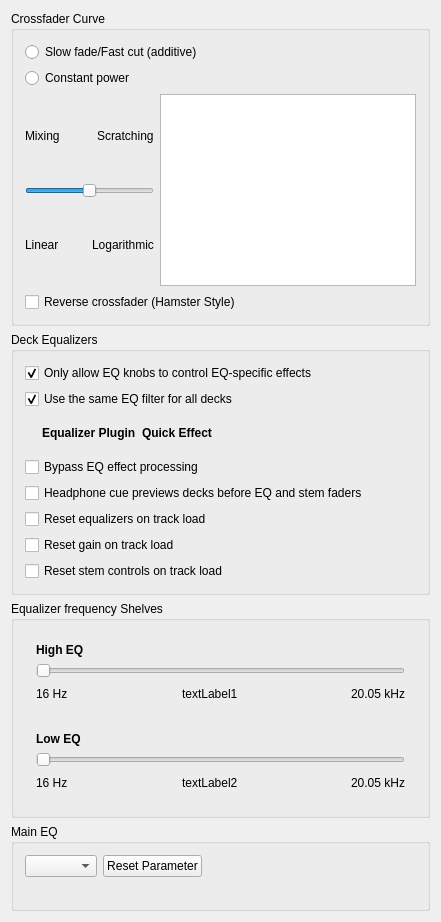
<?xml version="1.0" encoding="UTF-8"?>
<ui version="4.0">
 <class>DlgPrefMixerDlg</class>
 <widget class="QWidget" name="DlgPrefMixerDlg">
  <property name="geometry">
   <rect>
    <x>0</x>
    <y>0</y>
    <width>441</width>
    <height>908</height>
   </rect>
  </property>
  <property name="sizePolicy">
   <sizepolicy hsizetype="Expanding" vsizetype="Preferred">
    <horstretch>0</horstretch>
    <verstretch>0</verstretch>
   </sizepolicy>
  </property>
  <property name="windowTitle">
   <string>Crossfader Preferences</string>
  </property>
  <layout class="QVBoxLayout" name="verticalLayout_2">

   <item>
    <widget class="QGroupBox" name="groupBox_xfader">
     <property name="title">
      <string>Crossfader Curve</string>
     </property>
     <layout class="QVBoxLayout" name="verticalLayout">
      <item>
       <widget class="QRadioButton" name="radioButtonAdditive">
        <property name="sizePolicy">
         <sizepolicy hsizetype="Minimum" vsizetype="Fixed">
          <horstretch>0</horstretch>
          <verstretch>0</verstretch>
         </sizepolicy>
        </property>
        <property name="text">
         <string>Slow fade/Fast cut (additive)</string>
        </property>
        <attribute name="buttonGroup">
         <string notr="true">buttonGroupCrossfaderModes</string>
        </attribute>
       </widget>
      </item>
      <item>
       <widget class="QRadioButton" name="radioButtonConstantPower">
        <property name="text">
         <string>Constant power</string>
        </property>
        <attribute name="buttonGroup">
         <string notr="true">buttonGroupCrossfaderModes</string>
        </attribute>
       </widget>
      </item>
      <item>
       <layout class="QHBoxLayout">
        <item>
         <layout class="QVBoxLayout">
          <item>
           <layout class="QHBoxLayout">
            <item>
             <widget class="QLabel" name="label_xf_mixing">
              <property name="text">
               <string>Mixing</string>
              </property>
             </widget>
            </item>
            <item>
             <spacer>
              <property name="orientation">
               <enum>Qt::Horizontal</enum>
              </property>
              <property name="sizeHint" stdset="0">
               <size>
                <width>40</width>
                <height>20</height>
               </size>
              </property>
             </spacer>
            </item>
            <item>
             <widget class="QLabel" name="label_xf_scratching">
              <property name="text">
               <string>Scratching</string>
              </property>
             </widget>
            </item>
           </layout>
          </item>
          <item>
           <widget class="QSlider" name="SliderXFader">
            <property name="minimum">
             <number>0</number>
            </property>
            <property name="maximum">
             <number>100000</number>
            </property>
            <property name="singleStep">
             <number>1000</number>
            </property>
            <property name="pageStep">
             <number>1000</number>
            </property>
            <property name="value">
             <number>50000</number>
            </property>
            <property name="orientation">
             <enum>Qt::Horizontal</enum>
            </property>
           </widget>
          </item>
          <item>
           <layout class="QHBoxLayout">
            <item>
             <widget class="QLabel" name="label_linear">
              <property name="text">
               <string>Linear</string>
              </property>
              <property name="wordWrap">
               <bool>false</bool>
              </property>
             </widget>
            </item>
            <item>
             <spacer>
              <property name="orientation">
               <enum>Qt::Horizontal</enum>
              </property>
              <property name="sizeHint" stdset="0">
               <size>
                <width>40</width>
                <height>20</height>
               </size>
              </property>
             </spacer>
            </item>
            <item>
             <widget class="QLabel" name="label_logarithmic">
              <property name="text">
               <string>Logarithmic</string>
              </property>
              <property name="wordWrap">
               <bool>false</bool>
              </property>
             </widget>
            </item>
           </layout>
          </item>
         </layout>
        </item>
        <item>
         <widget class="QGraphicsView" name="graphicsViewXfader">
          <property name="sizePolicy">
           <sizepolicy hsizetype="Fixed" vsizetype="Fixed">
            <horstretch>0</horstretch>
            <verstretch>0</verstretch>
           </sizepolicy>
          </property>
          <property name="verticalScrollBarPolicy">
           <enum>Qt::ScrollBarAlwaysOff</enum>
          </property>
          <property name="horizontalScrollBarPolicy">
           <enum>Qt::ScrollBarAlwaysOff</enum>
          </property>
          <property name="fixedSize">
           <size>
            <width>123</width>
            <height>83</height>
           </size>
          </property>
         </widget>
        </item>
       </layout>
      </item>
      <item>
       <widget class="QCheckBox" name="checkBoxReverse">
        <property name="sizePolicy">
         <sizepolicy hsizetype="Minimum" vsizetype="Fixed">
          <horstretch>0</horstretch>
          <verstretch>0</verstretch>
         </sizepolicy>
        </property>
        <property name="text">
         <string>Reverse crossfader (Hamster Style)</string>
        </property>
       </widget>
      </item>
     </layout>
    </widget>
   </item>

   <item>
    <widget class="QGroupBox" name="DeckEqualizerOptions">
     <property name="title">
      <string>Deck Equalizers</string>
     </property>
     <layout class="QVBoxLayout" name="DeckEqualizerCheckboxes" stretch="0,0,0,0,0,0,0,0">
      <item>
       <widget class="QCheckBox" name="CheckBoxEqOnly">
        <property name="toolTip">
         <string>Uncheck to allow any effect to be loaded into the EQ knobs.</string>
        </property>
        <property name="text">
         <string>Only allow EQ knobs to control EQ-specific effects</string>
        </property>
        <property name="checked">
         <bool>true</bool>
        </property>
       </widget>
      </item>
      <item>
       <widget class="QCheckBox" name="CheckBoxSingleEqEffect">
        <property name="toolTip">
         <string>Uncheck to allow different decks to use different EQ effects.</string>
        </property>
        <property name="text">
         <string>Use the same EQ filter for all decks</string>
        </property>
        <property name="checked">
         <bool>true</bool>
        </property>
       </widget>
      </item>
      <item>
       <widget class="QWidget" name="GridWidgetDecks" native="true">
        <layout class="QGridLayout" name="gridLayout_3">
         <item row="0" column="0">
          <widget class="QWidget" name="widget" native="true"/>
         </item>
         <item row="0" column="1">
          <widget class="QLabel" name="label_eq_plugin">
           <property name="font">
            <font>
             <weight>75</weight>
             <bold>true</bold>
            </font>
           </property>
           <property name="text">
            <string>Equalizer Plugin</string>
           </property>
           <property name="leftMargin">
            <number>3</number>
           </property>
          </widget>
         </item>
         <item row="0" column="2">
          <widget class="QLabel" name="label_quickeffect">
           <property name="font">
            <font>
             <weight>75</weight>
             <bold>true</bold>
            </font>
           </property>
           <property name="text">
            <string>Quick Effect</string>
           </property>
           <property name="leftMargin" stdset="0">
            <number>3</number>
           </property>
          </widget>
         </item>
         <item row="0" column="3">
          <spacer name="horizontalSpacer">
           <property name="orientation">
            <enum>Qt::Horizontal</enum>
           </property>
           <property name="sizeHint" stdset="0">
            <size>
             <width>40</width>
             <height>5</height>
            </size>
           </property>
          </spacer>
         </item>
        </layout>
       </widget>
      </item>

      <item>
       <widget class="QCheckBox" name="CheckBoxBypass">
        <property name="toolTip">
         <string>When checked, EQs are not processed, improving performance on slower computers.</string>
        </property>
        <property name="text">
         <string>Bypass EQ effect processing</string>
        </property>
       </widget>
      </item>

      <item>
       <widget class="QCheckBox" name="CheckBoxHeadphonePreEq">
        <property name="toolTip">
         <string>When checked, the headphone cue (PFL) previews decks before their EQ and filter, and stems before the stem faders, mutes and effects. You hear the raw track even with the EQs killed or stems faded down. The main and booth outputs are not affected.</string>
        </property>
        <property name="text">
         <string>Headphone cue previews decks before EQ and stem faders</string>
        </property>
       </widget>
      </item>

      <item>
       <widget class="QCheckBox" name="CheckBoxEqAutoReset">
        <property name="toolTip">
         <string>Resets the equalizers to their default values when loading a track.</string>
        </property>
        <property name="text">
         <string>Reset equalizers on track load</string>
        </property>
       </widget>
      </item>

      <item>
       <widget class="QCheckBox" name="CheckBoxGainAutoReset">
        <property name="toolTip">
         <string>Resets the deck gain to unity when loading a track.</string>
        </property>
        <property name="text">
         <string>Reset gain on track load</string>
        </property>
       </widget>
      </item>

      <item>
       <widget class="QCheckBox" name="CheckBoxStemAutoReset">
        <property name="text">
         <string>Reset stem controls on track load</string>
        </property>
       </widget>
      </item>
     </layout>
    </widget>
   </item>

   <item>
    <widget class="QGroupBox" name="GroupEQSliders">
     <property name="title">
      <string>Equalizer frequency Shelves</string>
     </property>
     <layout class="QVBoxLayout" name="vBoxLayout_1">

      <item>
       <widget class="QWidget" name="GroupHiEQ" native="true">
        <layout class="QVBoxLayout" name="vBoxLayout_2">

         <item>
          <widget class="QLabel" name="label_highshelf">
           <property name="font">
            <font>
             <weight>75</weight>
             <bold>true</bold>
            </font>
           </property>
           <property name="text">
            <string>High EQ</string>
           </property>
           <property name="wordWrap">
            <bool>false</bool>
           </property>
          </widget>
         </item>

         <item>
          <widget class="QSlider" name="SliderHiEQ">
           <property name="minimum">
            <number>100</number>
           </property>
           <property name="maximum">
            <number>100000</number>
           </property>
           <property name="singleStep">
            <number>30</number>
           </property>
           <property name="pageStep">
            <number>300</number>
           </property>
           <property name="value">
            <number>100</number>
           </property>
           <property name="orientation">
            <enum>Qt::Horizontal</enum>
           </property>
          </widget>
         </item>

         <item>
          <layout class="QHBoxLayout" name="sliderHiEQ_labels">
           <item>
            <widget class="QLabel" name="label_16hz">
             <property name="text">
              <string>16 Hz</string>
             </property>
             <property name="wordWrap">
              <bool>false</bool>
             </property>
            </widget>
           </item>
           <item>
            <spacer>
             <property name="orientation">
              <enum>Qt::Horizontal</enum>
             </property>
             <property name="sizeHint" stdset="0">
              <size>
               <width>40</width>
               <height>20</height>
              </size>
             </property>
            </spacer>
           </item>
           <item>
            <widget class="QLabel" name="TextHiEQ">
             <property name="text">
              <string notr="true">textLabel1</string>
             </property>
             <property name="wordWrap">
              <bool>false</bool>
             </property>
             <property name="buddy">
              <cstring>SliderHiEQ</cstring>
             </property>
            </widget>
           </item>
           <item>
            <spacer>
             <property name="orientation">
              <enum>Qt::Horizontal</enum>
             </property>
             <property name="sizeHint" stdset="0">
              <size>
               <width>40</width>
               <height>20</height>
              </size>
             </property>
            </spacer>
           </item>
           <item>
            <widget class="QLabel" name="label_20khz">
             <property name="text">
              <string>20.05 kHz</string>
             </property>
             <property name="wordWrap">
              <bool>false</bool>
             </property>
            </widget>
           </item>
          </layout>
         </item>

        </layout>
       </widget>
      </item>

      <item>
       <widget class="QWidget" name="GroupLoEQ" native="true">
        <layout class="QVBoxLayout" name="vBoxLayout_3">

         <item>
          <widget class="QLabel" name="label_lowshelf">
           <property name="font">
            <font>
             <weight>75</weight>
             <bold>true</bold>
            </font>
           </property>
           <property name="text">
            <string>Low EQ</string>
           </property>
           <property name="wordWrap">
            <bool>false</bool>
           </property>
          </widget>
         </item>

         <item>
          <widget class="QSlider" name="SliderLoEQ">
           <property name="minimum">
            <number>100</number>
           </property>
           <property name="maximum">
            <number>100000</number>
           </property>
           <property name="singleStep">
            <number>30</number>
           </property>
           <property name="pageStep">
            <number>300</number>
           </property>
           <property name="value">
            <number>100</number>
           </property>
           <property name="orientation">
            <enum>Qt::Horizontal</enum>
           </property>
          </widget>
         </item>

         <item>
          <layout class="QHBoxLayout" name="sliderLoEQ_labels">
           <item>
            <widget class="QLabel" name="label_16hz_lo">
             <property name="text">
              <string>16 Hz</string>
             </property>
             <property name="wordWrap">
              <bool>false</bool>
             </property>
            </widget>
           </item>
           <item>
            <spacer>
             <property name="orientation">
              <enum>Qt::Horizontal</enum>
             </property>
             <property name="sizeHint" stdset="0">
              <size>
               <width>40</width>
               <height>20</height>
              </size>
             </property>
            </spacer>
           </item>
           <item>
            <widget class="QLabel" name="TextLoEQ">
             <property name="text">
              <string notr="true">textLabel2</string>
             </property>
             <property name="wordWrap">
              <bool>false</bool>
             </property>
             <property name="buddy">
              <cstring>SliderLoEQ</cstring>
             </property>
            </widget>
           </item>
           <item>
            <spacer>
             <property name="orientation">
              <enum>Qt::Horizontal</enum>
             </property>
             <property name="sizeHint" stdset="0">
              <size>
               <width>40</width>
               <height>20</height>
              </size>
             </property>
            </spacer>
           </item>
           <item>
            <widget class="QLabel" name="label_20khz_lo">
             <property name="text">
              <string>20.05 kHz</string>
             </property>
             <property name="wordWrap">
              <bool>false</bool>
             </property>
            </widget>
           </item>
          </layout>
         </item>

        </layout>
       </widget>
      </item>

     </layout>
    </widget>
   </item>

   <item>
    <widget class="QGroupBox" name="MainMainEQ">
     <property name="title">
      <string>Main EQ</string>
     </property>
     <layout class="QVBoxLayout" name="verticalLayout_3">

      <item>
       <layout class="QHBoxLayout" name="horizontalLayout_2">
        <item>
         <widget class="QComboBox" name="comboBoxMainEq"/>
        </item>
        <item>
         <widget class="QPushButton" name="pbResetMainEq">
          <property name="text">
           <string>Reset Parameter</string>
          </property>
         </widget>
        </item>
        <item>
         <spacer name="horizontalSpacer_2">
          <property name="orientation">
           <enum>Qt::Horizontal</enum>
          </property>
          <property name="sizeHint" stdset="0">
           <size>
            <width>40</width>
            <height>20</height>
           </size>
          </property>
         </spacer>
        </item>
       </layout>
      </item>
      <item>
       <layout class="QHBoxLayout" name="horizontalLayout">
        <item>
         <layout class="QGridLayout" name="slidersGridLayout"/>
        </item>
        <item>
         <spacer name="horizontalSpacer_3">
          <property name="orientation">
           <enum>Qt::Horizontal</enum>
          </property>
          <property name="sizeHint" stdset="0">
           <size>
            <width>40</width>
            <height>20</height>
           </size>
          </property>
         </spacer>
        </item>
       </layout>
      </item>
     </layout>
    </widget>
   </item>

   <item>
    <spacer>
     <property name="orientation">
      <enum>Qt::Vertical</enum>
     </property>
     <property name="sizeHint" stdset="0">
      <size>
       <width>20</width>
       <height>40</height>
      </size>
     </property>
    </spacer>
   </item>

  </layout>
 </widget>
 <layoutdefault spacing="6" margin="11"/>
 <tabstops>
  <tabstop>radioButtonAdditive</tabstop>
  <tabstop>radioButtonConstantPower</tabstop>
  <tabstop>SliderXFader</tabstop>
  <tabstop>checkBoxReverse</tabstop>
  <tabstop>CheckBoxEqOnly</tabstop>
  <tabstop>CheckBoxSingleEqEffect</tabstop>
  <tabstop>CheckBoxBypass</tabstop>
  <tabstop>CheckBoxEqAutoReset</tabstop>
  <tabstop>CheckBoxGainAutoReset</tabstop>
  <tabstop>SliderHiEQ</tabstop>
  <tabstop>SliderLoEQ</tabstop>
  <tabstop>comboBoxMainEq</tabstop>
  <tabstop>pbResetMainEq</tabstop>
 </tabstops>
 <resources/>
 <connections/>
 <buttongroups>
  <buttongroup name="buttonGroupCrossfaderModes"/>
 </buttongroups>
</ui>
